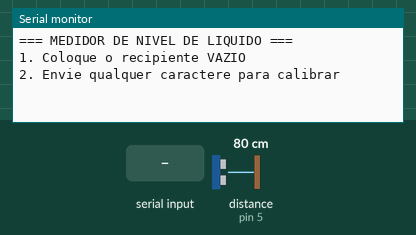
Simulated run of this sketch. Board: Arduino Uno, built with avr-gcc and run on an emulated ATmega328P. Shown: the last lines printed to the serial monitor. The inputs (shaded band) are chosen by the test bench; at power-on: distance to the obstacle (sensor on pin 5) 80 cm. The echo pulse lasts 58.3 µs per cm.

Above: at 1.2 s.
1.3 s: "1" received over Serial
At 1.9 s:
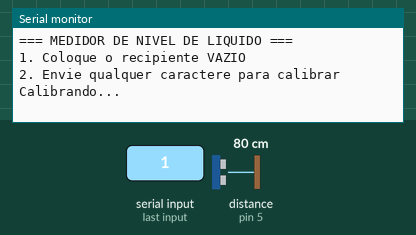
2.8 s: distance to the obstacle (sensor on pin 5) set to 2 cm
At 5.8 s:
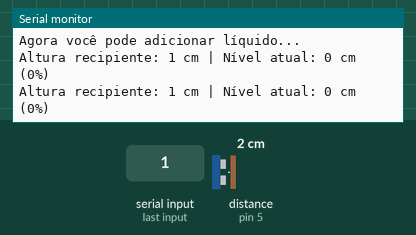

Measured:
- after the input at 1.3 s, the serial monitor: prints a new line at once (image 1)
- after the input at 2.8 s, the serial monitor: prints a new line after 1.5 s (image 2)

The sketch:

med_dist.ino
```cpp
// Medidor de Nível de Líquido com HC-SR04
// Pinos
const int trigPin = 4;
const int echoPin = 5;

// Variáveis
long duracao;
int distanciaAtual;
int alturaRecipiente = 0;  // Altura total do recipiente (será calibrada)
int nivelLiquido = 0;      // Nível atual do líquido
bool calibrado = false;

void setup() {
  // Configura os pinos
  pinMode(trigPin, OUTPUT);
  pinMode(echoPin, INPUT);

  // Inicia a comunicação serial
  Serial.begin(9600);
  Serial.println("=== MEDIDOR DE NIVEL DE LIQUIDO ===");
  Serial.println("1. Coloque o recipiente VAZIO");
  Serial.println("2. Envie qualquer caractere para calibrar");
}

void loop() {
  // Se ainda não calibrou, aguarda comando
  if (!calibrado) {
    if (Serial.available() > 0) {
      Serial.read(); // Limpa o buffer
      calibrarRecipiente();
    }
    return;
  }

  // Faz a leitura normal
  distanciaAtual = lerDistancia();

  // Calcula o nível do líquido
  nivelLiquido = alturaRecipiente - distanciaAtual;

  // Garante que não seja negativo
  if (nivelLiquido < 0) nivelLiquido = 0;
  if (nivelLiquido > alturaRecipiente) nivelLiquido = alturaRecipiente;

  // Mostra os resultados
  Serial.print("Altura recipiente: ");
  Serial.print(alturaRecipiente);
  Serial.print(" cm | Nível atual: ");
  Serial.print(nivelLiquido);
  Serial.print(" cm (");
  Serial.print((nivelLiquido * 100) / alturaRecipiente);
  Serial.println("%)");

  delay(1000);
}

int lerDistancia() {
  // Limpa o pino trigger
  digitalWrite(trigPin, LOW);
  delayMicroseconds(2);

  // Envia pulso de 10 microssegundos
  digitalWrite(trigPin, HIGH);
  delayMicroseconds(10);
  digitalWrite(trigPin, LOW);

  // Lê o tempo do pulso no pino echo
  duracao = pulseIn(echoPin, HIGH);

  // Calcula e retorna a distância
  return duracao * 0.0343 / 2;
}

void calibrarRecipiente() {
  Serial.println("Calibrando...");
  delay(2000);  // Aguarda 2 segundos

  // Faz 5 leituras para obter uma média mais precisa
  int soma = 0;
  for (int i = 0; i < 5; i++) {
    soma += lerDistancia();
    delay(200);
  }

  alturaRecipiente = soma / 5;
  calibrado = true;

  Serial.print("Calibração concluída! Altura do recipiente: ");
  Serial.print(alturaRecipiente);
  Serial.println(" cm");
  Serial.println("Agora você pode adicionar líquido...");
  Serial.println();
}
```
